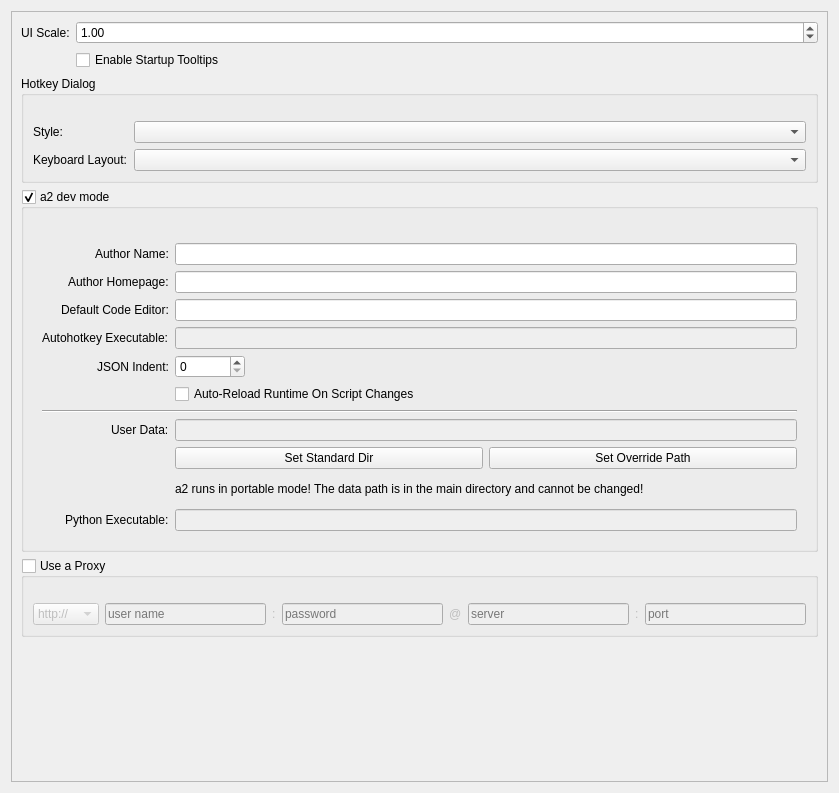
<?xml version="1.0" encoding="UTF-8"?>
<ui version="4.0">
 <class>Form</class>
 <widget class="QWidget" name="Form">
  <property name="geometry">
   <rect>
    <x>0</x>
    <y>0</y>
    <width>839</width>
    <height>793</height>
   </rect>
  </property>
  <layout class="QVBoxLayout" name="verticalLayout">
   <item>
    <widget class="QScrollArea" name="scrollArea">
     <property name="widgetResizable">
      <bool>true</bool>
     </property>
     <widget class="QWidget" name="a2scroll_area_background">
      <property name="geometry">
       <rect>
        <x>0</x>
        <y>0</y>
        <width>815</width>
        <height>769</height>
       </rect>
      </property>
      <layout class="QFormLayout" name="formLayout_3">
       <item row="0" column="0">
        <widget class="QLabel" name="ui_scale_label">
         <property name="text">
          <string notr="true">UI Scale:</string>
         </property>
        </widget>
       </item>
       <item row="0" column="1">
        <widget class="A2Slider" name="ui_scale_slider">
         <property name="decimals">
          <number>2</number>
         </property>
         <property name="minimum">
          <double>0.500000000000000</double>
         </property>
         <property name="maximum">
          <double>2.000000000000000</double>
         </property>
         <property name="singleStep">
          <double>0.050000000000000</double>
         </property>
         <property name="value">
          <double>1.000000000000000</double>
         </property>
        </widget>
       </item>
       <item row="2" column="0" colspan="2">
        <widget class="QGroupBox" name="hotkey_box">
         <property name="title">
          <string notr="true">Hotkey Dialog</string>
         </property>
         <layout class="QFormLayout" name="formLayout_4">
          <property name="topMargin">
           <number>25</number>
          </property>
          <item row="0" column="0">
           <widget class="QLabel" name="label_7">
            <property name="text">
             <string notr="true">Style:</string>
            </property>
           </widget>
          </item>
          <item row="0" column="1">
           <widget class="QComboBox" name="hk_dialog_style"/>
          </item>
          <item row="1" column="0">
           <widget class="QLabel" name="label_13">
            <property name="text">
             <string notr="true">Keyboard Layout:</string>
            </property>
           </widget>
          </item>
          <item row="1" column="1">
           <widget class="QComboBox" name="hk_dialog_layout"/>
          </item>
         </layout>
        </widget>
       </item>
       <item row="5" column="0" colspan="2">
        <widget class="QGroupBox" name="dev_box">
         <property name="title">
          <string notr="true">a2 dev mode</string>
         </property>
         <property name="checkable">
          <bool>true</bool>
         </property>
         <layout class="QVBoxLayout" name="verticalLayout_3">
          <property name="topMargin">
           <number>25</number>
          </property>
          <item>
           <widget class="QWidget" name="dev_widget" native="true">
            <property name="accessibleDescription">
             <string notr="true"/>
            </property>
            <layout class="QFormLayout" name="formLayout_2">
             <property name="fieldGrowthPolicy">
              <enum>QFormLayout::AllNonFixedFieldsGrow</enum>
             </property>
             <property name="labelAlignment">
              <set>Qt::AlignRight|Qt::AlignTrailing|Qt::AlignVCenter</set>
             </property>
             <item row="0" column="0">
              <widget class="QLabel" name="label_4">
               <property name="text">
                <string notr="true">Author Name:</string>
               </property>
              </widget>
             </item>
             <item row="0" column="1">
              <widget class="QLineEdit" name="author_name">
               <property name="text">
                <string notr="true"/>
               </property>
              </widget>
             </item>
             <item row="1" column="0">
              <widget class="QLabel" name="label_6">
               <property name="text">
                <string notr="true">Author Homepage:</string>
               </property>
              </widget>
             </item>
             <item row="1" column="1">
              <widget class="QLineEdit" name="author_url">
               <property name="text">
                <string notr="true"/>
               </property>
              </widget>
             </item>
             <item row="2" column="0">
              <widget class="QLabel" name="label_5">
               <property name="text">
                <string notr="true">Default Code Editor:</string>
               </property>
              </widget>
             </item>
             <item row="2" column="1">
              <widget class="A2PathField" name="code_editor">
               <property name="text">
                <string notr="true"/>
               </property>
              </widget>
             </item>
             <item row="3" column="0">
              <widget class="QLabel" name="label_8">
               <property name="text">
                <string notr="true">Autohotkey Executable:</string>
               </property>
              </widget>
             </item>
             <item row="3" column="1">
              <widget class="A2PathField" name="autohotkey">
               <property name="enabled">
                <bool>false</bool>
               </property>
               <property name="text">
                <string notr="true"/>
               </property>
              </widget>
             </item>
             <item row="10" column="0" colspan="2">
              <widget class="Line" name="line">
               <property name="sizePolicy">
                <sizepolicy hsizetype="Minimum" vsizetype="Fixed">
                 <horstretch>0</horstretch>
                 <verstretch>0</verstretch>
                </sizepolicy>
               </property>
               <property name="minimumSize">
                <size>
                 <width>100</width>
                 <height>0</height>
                </size>
               </property>
               <property name="orientation">
                <enum>Qt::Horizontal</enum>
               </property>
              </widget>
             </item>
             <item row="11" column="0">
              <widget class="QLabel" name="label_2">
               <property name="text">
                <string notr="true">User Data:</string>
               </property>
              </widget>
             </item>
             <item row="11" column="1">
              <widget class="A2PathField" name="data_folder">
               <property name="enabled">
                <bool>false</bool>
               </property>
               <property name="text">
                <string notr="true"/>
               </property>
              </widget>
             </item>
             <item row="14" column="0">
              <widget class="QLabel" name="label_10">
               <property name="text">
                <string notr="true">Python Executable:</string>
               </property>
              </widget>
             </item>
             <item row="14" column="1">
              <widget class="A2PathField" name="python_executable">
               <property name="enabled">
                <bool>false</bool>
               </property>
               <property name="text">
                <string notr="true"/>
               </property>
              </widget>
             </item>
             <item row="12" column="1">
              <layout class="QHBoxLayout" name="horizontalLayout_4">
               <item>
                <widget class="QPushButton" name="button_set_user_dir_standard">
                 <property name="text">
                  <string notr="true">Set Standard Dir</string>
                 </property>
                </widget>
               </item>
               <item>
                <widget class="QPushButton" name="button_set_user_dir_custom">
                 <property name="text">
                  <string notr="true">Set Override Path</string>
                 </property>
                </widget>
               </item>
              </layout>
             </item>
             <item row="13" column="1">
              <widget class="QLabel" name="portable_label">
               <property name="text">
                <string>a2 runs in portable mode! The data path is in the main directory and cannot be changed!</string>
               </property>
               <property name="wordWrap">
                <bool>true</bool>
               </property>
              </widget>
             </item>
             <item row="4" column="1">
              <widget class="QSpinBox" name="json_indent">
               <property name="maximumSize">
                <size>
                 <width>70</width>
                 <height>16777215</height>
                </size>
               </property>
              </widget>
             </item>
             <item row="4" column="0">
              <widget class="QLabel" name="label_9">
               <property name="text">
                <string notr="true">JSON Indent:</string>
               </property>
              </widget>
             </item>
             <item row="5" column="1">
              <widget class="QCheckBox" name="auto_reload">
               <property name="text">
                <string notr="true">Auto-Reload Runtime On Script Changes</string>
               </property>
              </widget>
             </item>
            </layout>
           </widget>
          </item>
         </layout>
        </widget>
       </item>
       <item row="6" column="0" colspan="2">
        <widget class="QGroupBox" name="proxy_box">
         <property name="title">
          <string notr="true">Use a Proxy</string>
         </property>
         <property name="checkable">
          <bool>true</bool>
         </property>
         <property name="checked">
          <bool>false</bool>
         </property>
         <layout class="QVBoxLayout" name="verticalLayout_4">
          <property name="topMargin">
           <number>25</number>
          </property>
          <item>
           <layout class="QHBoxLayout" name="horizontalLayout_2">
            <item>
             <widget class="QComboBox" name="proxy_http">
              <property name="currentText" stdset="0">
               <string notr="true">http://</string>
              </property>
              <item>
               <property name="text">
                <string notr="true">http://</string>
               </property>
              </item>
              <item>
               <property name="text">
                <string notr="true">https://</string>
               </property>
              </item>
             </widget>
            </item>
            <item>
             <widget class="QLineEdit" name="proxy_user">
              <property name="placeholderText">
               <string notr="true">user name</string>
              </property>
             </widget>
            </item>
            <item>
             <widget class="QLabel" name="label">
              <property name="text">
               <string notr="true">:</string>
              </property>
             </widget>
            </item>
            <item>
             <widget class="QLineEdit" name="proxy_pass">
              <property name="echoMode">
               <enum>QLineEdit::Password</enum>
              </property>
              <property name="placeholderText">
               <string notr="true">password</string>
              </property>
             </widget>
            </item>
            <item>
             <widget class="QLabel" name="label_14">
              <property name="text">
               <string notr="true">@</string>
              </property>
             </widget>
            </item>
            <item>
             <widget class="QLineEdit" name="proxy_server">
              <property name="text">
               <string/>
              </property>
              <property name="placeholderText">
               <string notr="true">server</string>
              </property>
             </widget>
            </item>
            <item>
             <widget class="QLabel" name="label_15">
              <property name="text">
               <string notr="true">:</string>
              </property>
             </widget>
            </item>
            <item>
             <widget class="QLineEdit" name="proxy_port">
              <property name="placeholderText">
               <string notr="true">port</string>
              </property>
             </widget>
            </item>
           </layout>
          </item>
         </layout>
        </widget>
       </item>
       <item row="1" column="1">
        <widget class="QCheckBox" name="startup_tooltips">
         <property name="text">
          <string notr="true">Enable Startup Tooltips</string>
         </property>
        </widget>
       </item>
      </layout>
     </widget>
    </widget>
   </item>
  </layout>
 </widget>
 <customwidgets>
  <customwidget>
   <class>A2PathField</class>
   <extends>QLineEdit</extends>
   <header>a2widget.a2path_field</header>
  </customwidget>
  <customwidget>
   <class>A2Slider</class>
   <extends>QDoubleSpinBox</extends>
   <header>a2widget.a2slider</header>
  </customwidget>
 </customwidgets>
 <resources/>
 <connections/>
</ui>
